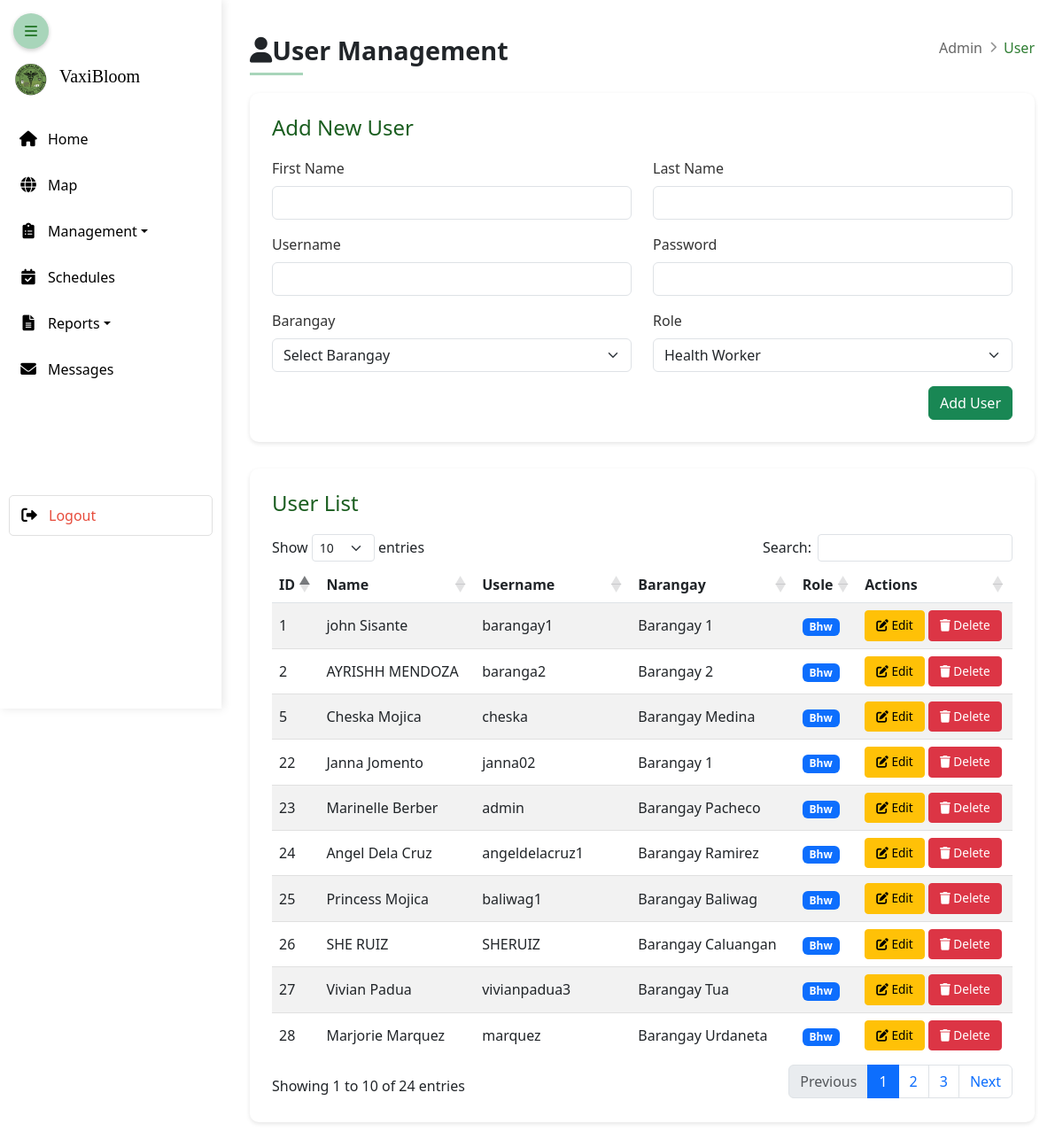
Screenshot of /system/admin/users.php (signed in) with the database file from the repository.
### tables this page shows
CREATE TABLE `users` (
  `user_id` int(11) NOT NULL,
  `first_name` varchar(100) NOT NULL,
  `last_name` varchar(100) NOT NULL,
  `username` varchar(100) NOT NULL,
  `password` varchar(255) NOT NULL,
  `barangay` varchar(100) NOT NULL,
  `role` enum('bhw') NOT NULL DEFAULT 'bhw'
);

### system/admin/users.php (the view, shortened to what this page needs)
<?php
require_once '../config.php';
$stmt = $pdo->query("SELECT * FROM users ORDER BY last_name, first_name");
$users = $stmt->fetchAll(PDO::FETCH_ASSOC);
?>
<!DOCTYPE html>
<html lang="en">
<head>
    <link rel="stylesheet" href="../../css/admin/users.css">
    <link rel="stylesheet" href="https://cdnjs.cloudflare.com/ajax/libs/font-awesome/6.0.0/css/all.min.css">
    <link rel="stylesheet" href="https://cdn.datatables.net/1.11.5/css/dataTables.bootstrap5.min.css">
    <link href="https://cdn.jsdelivr.net/npm/bootstrap@5.3.0/dist/css/bootstrap.min.css" rel="stylesheet">
    <link rel="stylesheet" href="https://cdn.jsdelivr.net/npm/flatpickr/dist/flatpickr.min.css">
    <link rel="stylesheet" href="https://cdnjs.cloudflare.com/ajax/libs/font-awesome/6.0.0/css/all.min.css">
</head>
<body>
<?php include 'sidebar.php'; ?>
        <div class="main-content">
            <div class="container-fluid">
                <div class="header-content">
                    <h1><i class="fas fa-user"></i>User Management</h1>
                    <div class="breadcrumb">
                        <span>Admin</span> <i class="fas fa-chevron-right mx-2"></i> <span class="active">User</span>
                    </div>
                </div>
                <div class="user-form">
                    <h4><?= isset($_GET['edit']) ? 'Edit User' : 'Add New User'; ?></h4>
                    <form method="POST">
                        <div class="row">
                            <div class="col-md-6">
                                <div class="mb-3">
                                    <label for="first_name" class="form-label">First Name</label>
                                    <input type="text" class="form-control" id="first_name" name="first_name"
                                           value="<?= isset($editUser) ? $editUser['first_name'] : ''; ?>" required>
                                </div>
                            </div>
                            <div class="col-md-6">
                                <div class="mb-3">
                                    <label for="last_name" class="form-label">Last Name</label>
                                    <input type="text" class="form-control" id="last_name" name="last_name"
                                           value="<?= isset($editUser) ? $editUser['last_name'] : ''; ?>" required>
                                </div>
                            </div>
                        </div>
                        <div class="row">
                            <div class="col-md-6">
                                <div class="mb-3">
                                    <label for="username" class="form-label">Username</label>
                                    <input type="text" class="form-control" id="username" name="username"
                                           value="<?= isset($editUser) ? $editUser['username'] : ''; ?>" required>
                                </div>
                            </div>
                            <div class="col-md-6">
                                <?php if (!isset($_GET['edit'])): ?>
                                    <div class="mb-3">
                                        <label for="password" class="form-label">Password</label>
                                        <input type="password" class="form-control" id="password" name="password" required>
                                    </div>
                                <?php endif; ?>
                            </div>
                        </div>
                        <div class="row">
                            <div class="col-md-6">
                            <div class="mb-3">
                                <label for="barangay" class="form-label">Barangay</label>
                                <select class="form-select" id="barangay" name="barangay" required>
                                    <option value="">Select Barangay</option>
                                </select>
                            </div>
                            </div>
                            <div class="col-md-6">
                                <div class="mb-3">
                                    <label for="role" class="form-label">Role</label>
                                    <select class="form-select" id="role" name="role" required>
                                        <option value="bhw" <?= (isset($editUser) && $editUser['role'] == 'bhw') ? 'selected' : ''; ?>>Health Worker</option>
                                    </select>
                                </div>
                            </div>
                        </div>
                        <div class="text-end">
                            <?php if (isset($_GET['edit'])): ?>
                                <button type="submit" name="update_user" class="btn btn-primary">Update User</button>
                                <a href="users.php" class="btn btn-secondary">Cancel</a>
                            <?php else: ?>
                                <button type="submit" name="add_user" class="btn btn-success">Add User</button>
                            <?php endif; ?>
                        </div>
                    </form>
                </div>
                <div class="table-container">
                    <h4>User List</h4>
                    <div class="table-responsive">
                        <table id="usersTable" class="table table-striped table-hover">
                            <thead>
                                <tr>
                                    <th>ID</th>
                                    <th>Name</th>
                                    <th>Username</th>
                                    <th>Barangay</th>
                                    <th>Role</th>
                                    <th>Actions</th>
                                </tr>
                            </thead>
                            <tbody>
                                <?php foreach ($users as $user): ?>
                                    <tr>
                                        <td><?= $user['user_id']; ?></td>
                                        <td><?= htmlspecialchars($user['first_name'] . ' ' . $user['last_name']); ?></td>
                                        <td><?= htmlspecialchars($user['username']); ?></td>
                                        <td><?= htmlspecialchars($user['barangay']); ?></td>
                                        <td>
                                            <span class="badge <?= $user['role'] == 'bhw' ? 'bg-primary' : 'bg-success'; ?>">
                                                <?= ucfirst(str_replace('_', ' ', $user['role'])); ?>
                                            </span>
                                        </td>
                                        <td class="action-btns">
                                            <a href="users.php?edit=<?= $user['user_id']; ?>" class="btn btn-sm btn-warning">
                                                <i class="fas fa-edit"></i> Edit
                                            </a>
                                            <form method="POST" style="display: inline;" onsubmit="return confirm('Are you sure you want to delete this user?');">
                                                <button type="submit" name="delete_user" class="btn btn-sm btn-danger">
                                                    <i class="fas fa-trash"></i> Delete
                                                </button>
                                            </form>
                                        </td>
                                    </tr>
                                <?php endforeach; ?>
                            </tbody>
                        </table>
                    </div>
                </div>
            </div>
        </div>
</body>
</html>

### css/admin/users.css (style rules this page uses)
:root { --primary-color: #2E7D32; --primary-light: #C8E6C9; --primary-dark: #1B5E20; --secondary-color: #A8D5BA; --danger-color: #e74c3c; --text-dark: #333; --text-light: #666; --bg-light: #f8f9fa; --border-color: #e0e0e0; --shadow-sm: 0 2px 5px rgba(0,0,0,0.1); --shadow-md: 0 4px 10px rgba(0,0,0,0.15); --transition: all 0.3s cubic-bezier(0.25, 0.8, 0.25, 1); }
* { margin: 0; padding: 0; box-sizing: border-box; }
body { font-family: 'Segoe UI', Tahoma, Geneva, Verdana, sans-serif; background-color: #f5f5f5; color: var(--text-dark); overflow-x: hidden; }
.main-content { margin-left: 70px; padding: 20px; width: calc(100% - 70px); min-height: 100vh; transition: margin-left 0.3s; }
.sidebar:not(.collapsed) + .main-content { margin-left: 250px; width: calc(100% - 250px); }
.header-content { display: flex; justify-content: space-between; align-items: center; flex-wrap: wrap; margin-bottom: 20px; }
.header-content h1 { font-size: 1.8rem; font-weight: 600; color: var(--dark-color); margin: 0; display: flex; align-items: center; }
.breadcrumb { font-size: 0.9rem; color: var(--text-light); display: flex; align-items: center; }
.breadcrumb i { font-size: 0.8rem; opacity: 0.7; }
.breadcrumb .active { color: var(--primary-color); font-weight: 500; }
.container-fluid { padding: 20px; max-width: 1200px; margin: 0 auto; }
h1 { color: var(--primary-dark); margin-bottom: 20px; font-weight: 600; position: relative; padding-bottom: 10px; }
h1::after { content: ''; position: absolute; bottom: 0; left: 0; width: 60px; height: 3px; background-color: var(--secondary-color); }
.user-form { background: white; padding: 25px; border-radius: 10px; margin-bottom: 30px; box-shadow: var(--shadow-sm); transition: var(--transition); }
.user-form h4 { color: var(--primary-dark); margin-bottom: 20px; font-weight: 500; }
.form-label { font-weight: 500; color: var(--text-dark); }
.form-control, .form-select { border-radius: 8px; padding: 10px 15px; border: 1px solid var(--border-color); transition: var(--transition); }
.btn { padding: 10px 20px; border-radius: 8px; font-weight: 500; transition: var(--transition); border: none; }
.btn-success { background-color: #28a745; }
.btn-danger { background-color: var(--danger-color); }
.btn-warning { background-color: #ffc107; color: #212529; }
.table-container { background: white; padding: 25px; border-radius: 10px; box-shadow: var(--shadow-sm); transition: var(--transition); }
.table-container h4 { color: var(--primary-dark); margin-bottom: 20px; font-weight: 500; }
.table { width: 100%; border-collapse: separate; border-spacing: 0; }
.table th { background-color: var(--primary-light); color: var(--primary-dark); font-weight: 600; padding: 12px 15px; position: sticky; top: 0; }
.table td { padding: 12px 15px; border-bottom: 1px solid var(--border-color); vertical-align: middle; }
.table tr:last-child td { border-bottom: none; }
.badge { padding: 6px 10px; border-radius: 20px; font-weight: 500; font-size: 0.8rem; }
.bg-primary { background-color: var(--primary-color) !important; }
.action-btns .btn { padding: 6px 12px; font-size: 0.85rem; }
.user-form, .table-container { animation: fadeIn 0.5s ease-out; }

### rows the page displays
users: user_id "23", first_name+last_name "Marinelle Berber", username "admin", barangay "Barangay Pacheco", role "Bhw"
users: user_id "24", first_name+last_name "Angel Dela Cruz", username "angeldelacruz1", barangay "Barangay Ramirez", role "Bhw"
users: user_id "22", first_name+last_name "Janna Jomento", username "janna02", barangay "Barangay 1", role "Bhw"
users: user_id "28", first_name+last_name "Marjorie Marquez", username "marquez", barangay "Barangay Urdaneta", role "Bhw"
users: user_id "2", first_name+last_name "AYRISHH MENDOZA", username "baranga2", barangay "Barangay 2", role "Bhw"
users: user_id "5", first_name+last_name "Cheska Mojica", username "cheska", barangay "Barangay Medina", role "Bhw"
users: user_id "25", first_name+last_name "Princess Mojica", username "baliwag1", barangay "Barangay Baliwag", role "Bhw"
users: user_id "27", first_name+last_name "Vivian Padua", username "vivianpadua3", barangay "Barangay Tua", role "Bhw"
users: user_id "26", first_name+last_name "SHE RUIZ", username "SHERUIZ", barangay "Barangay Caluangan", role "Bhw"
users: user_id "1", first_name+last_name "john Sisante", username "barangay1", barangay "Barangay 1", role "Bhw"
